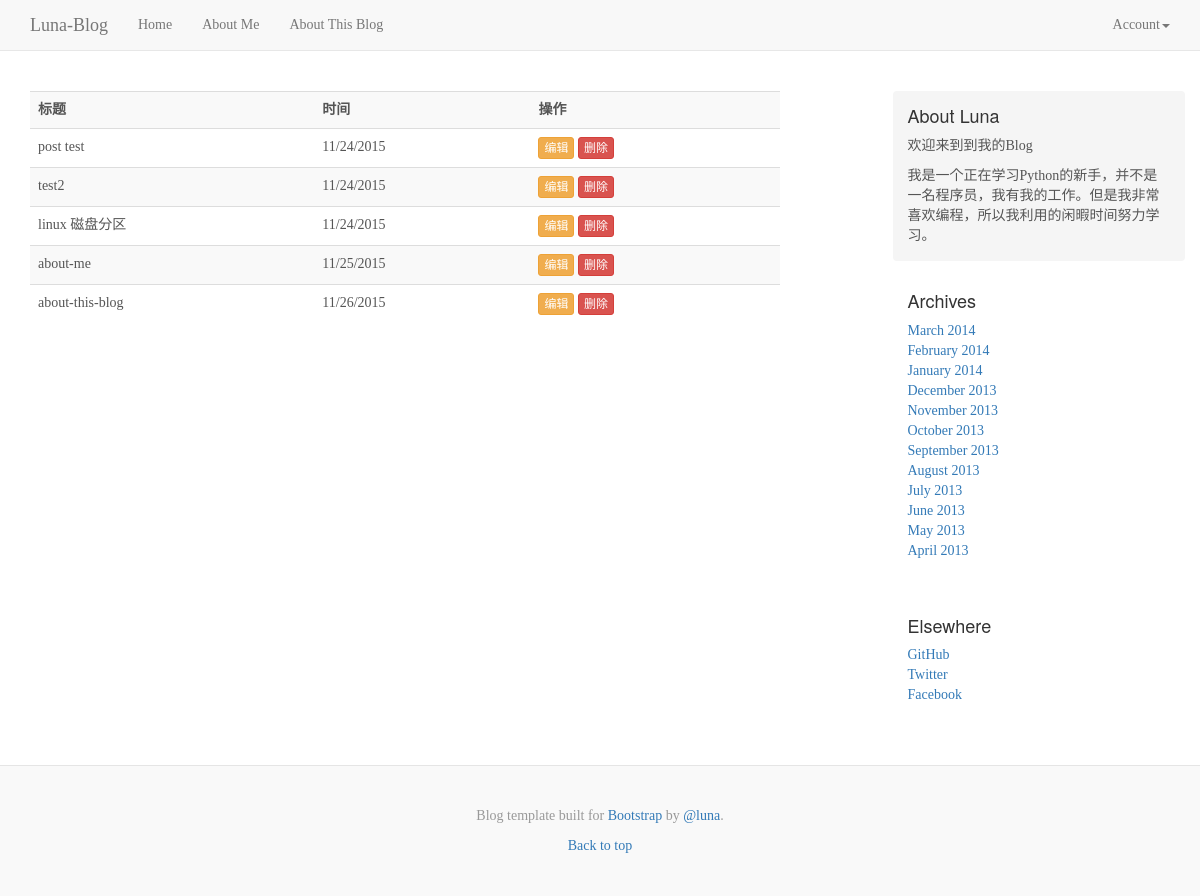
Before: /admin/moderate (signed in) with the older database file.
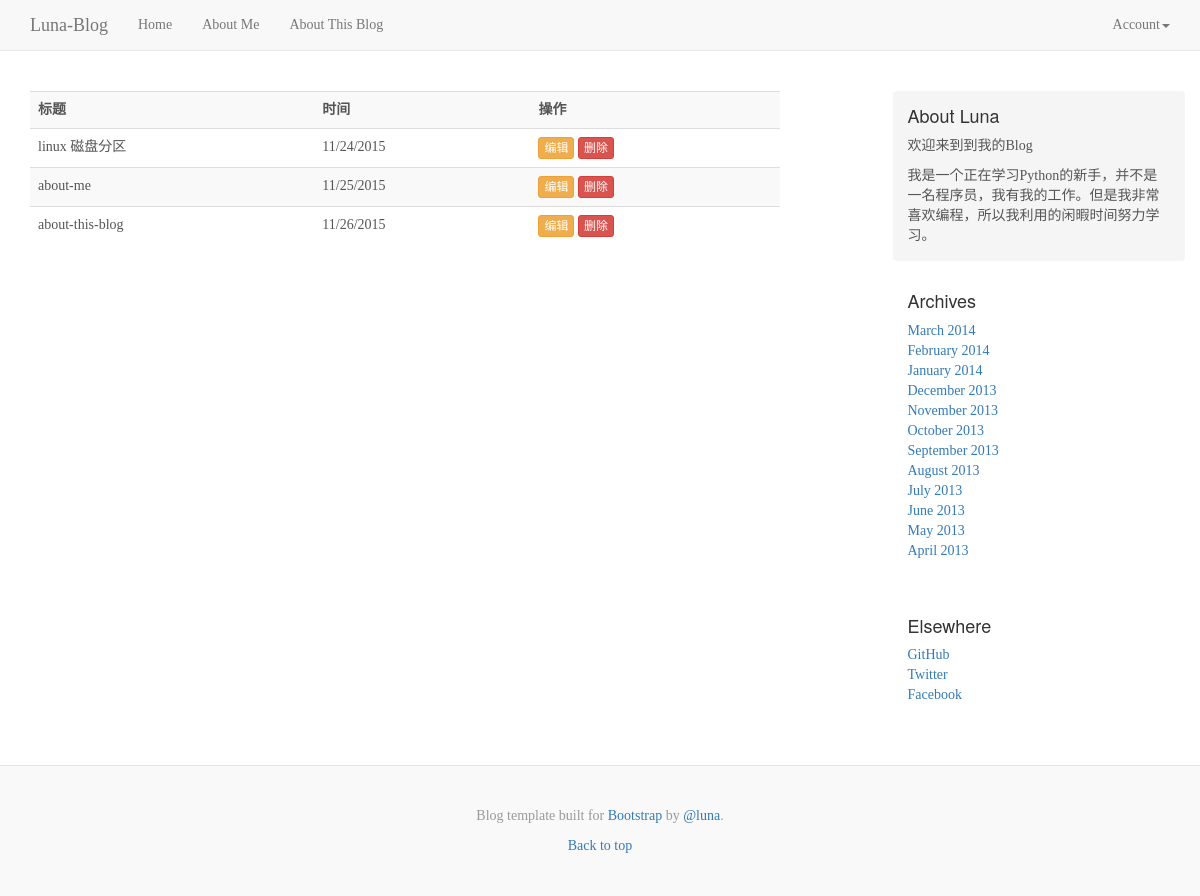
After: the same page with the newer database file.
### app/models.py (models this page shows, shortened)
class Post(db.Model):
	__tablename__ = 'posts'
	id = db.Column(db.Integer,primary_key=True)
	title=db.Column(db.String(128),index=True)
	body = db.Column(db.Text)
	body_html = db.Column(db.Text)
	timestamp = db.Column(db.DateTime,index = True,default=datetime.utcnow)
	author_id = db.Column(db.Integer,db.ForeignKey('administors.id'))

### app/admin/views.py (the view)
@admin.route('/moderate')
@login_required
def moderate():
	posts = Post.query.all()
	return render_template('admin/posts.html',posts=posts)

### app/models.py (called while the page is built)
@login_manager.user_loader
def load_user(user_id):
	return Administor.query.get(int(user_id))

### app/templates/admin/posts.html
{% extends "base.html" %}
{% block page_content %}
<div class="col-sm-8">
	<table class="table table-striped">
		<tr><th>标题</th><th>时间</th><th>操作</th></tr>
		{% for post in posts %}
		<tr><td>{{post.title}}</td>
			<td>{{moment(post.timestamp).format('l')}}</td>
			<td><a class="btn btn-warning btn-xs" href="{{url_for('admin.edit_post',id=post.id)}}">编辑</a>
				<a class="btn btn-danger btn-xs" href="{{url_for('admin.delete',id=post.id)}}">删除</a>
			</td>
		</tr>
		{% endfor %}
	</table>
</div>
{% endblock %}

Changed rows visible on the page:
removed Post: title "post test", timestamp "11/24/2015"
removed Post: title "test2", timestamp "11/24/2015"
